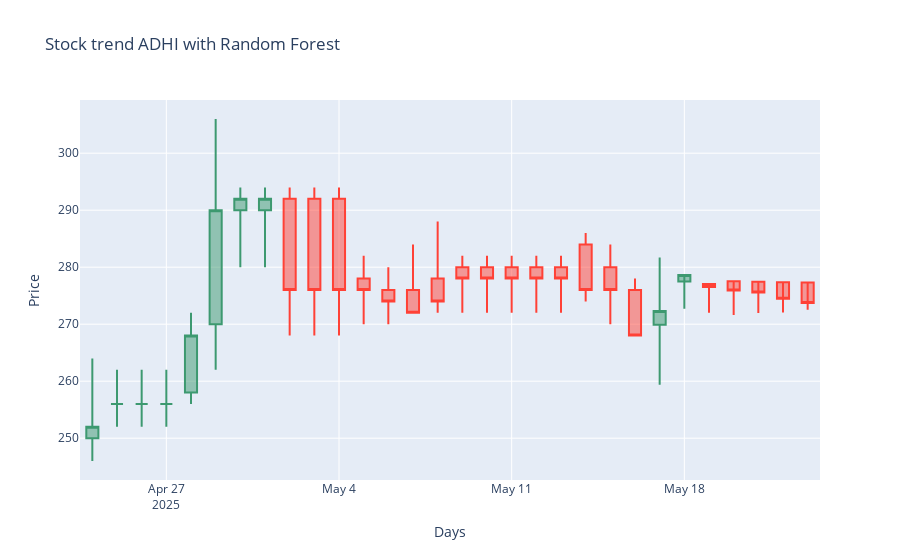

Source (notebook cell):
### Code cell
scaler = 30

fig = go.Figure(data=[go.Candlestick(
    x=final_macl_df.index[-scaler:],
    open=final_macl_df['Open'].values[-scaler:],
    high=final_macl_df['High'].values[-scaler:],
    low=final_macl_df['Low'].values[-scaler:],
    close=final_macl_df['Close'].values[-scaler:]
)])

fig.update_layout(xaxis_rangeslider_visible=False, 
                  title='Stock trend ADHI with Random Forest',
                  xaxis_title=dict(text='Days'),
                  yaxis_title=dict(text='Price'))
fig.show()
